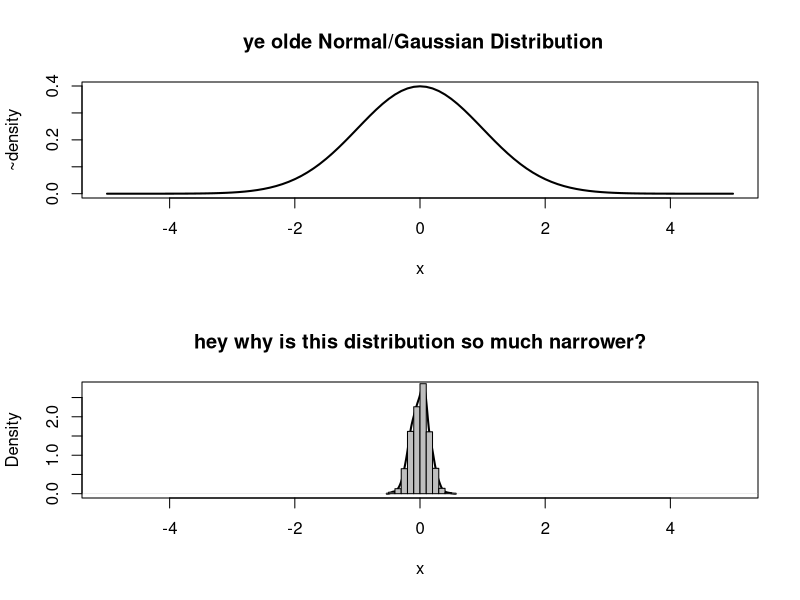
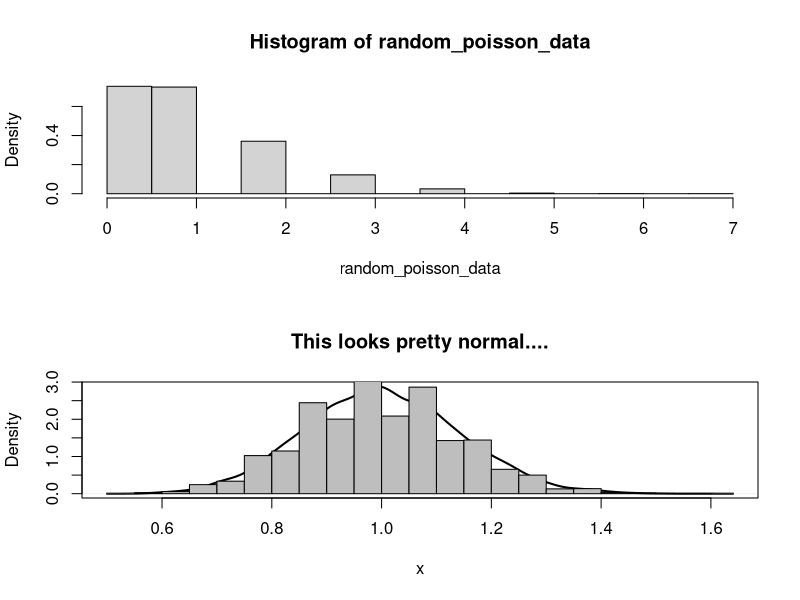
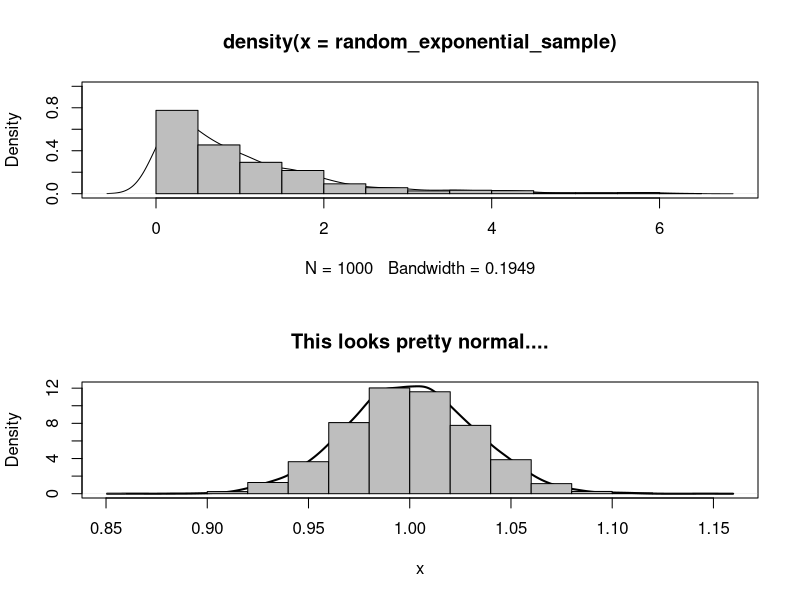

These charts were generated, in order, by the following R code:
# Illustrating the central limit theorem

# Let's look at the quote from Vasihsth and Broe (2010) again:

#"Provided the sample size is large enough, the sampling distribution 
#  of the sample mean will be close to normal irrespective of what the 
#  population’s distribution looks like."


# What is this telling us?

# We are of course used to seeing a normal distribution of data...
par(mfrow=c(2,1))
curve(dnorm(x,mean=0, sd=1), -5,5, lwd=2, 
   ylab='~density', main=" ye olde Normal/Gaussian Distribution")

# So it is of no great surprise that if repeatedly generate samples from this distribution, calculate the sample means, and then draw a histogram of the sample means, we get another approximately normal distribution for the sample means.

random_normal_sample_means <- replicate(1000, expr=mean(rnorm(n=50, mean=0, sd=1)))

plot(density(random_normal_sample_means), xlim=c(-5,5), main="hey why is this distribution so much narrower?", lwd=2, xlab="x")
hist(random_normal_sample_means, add=T, col="grey", freq=F)


# Because it is the distribution of the sampling means!!!!




####### But what if our data does not look particularly normal? Here we try a poisson distribution (discrete, bounded by zero.)
par(mfrow=c(2,1))
random_poisson_data <- rpois(n=10000, lambda=1)
hist(random_poisson_data ,freq=F)


# What do we expect to see if we look at the sampling distribution of the means for this distribution?
random_poisson_sample_means <- replicate(10000, expr=mean(rpois(n=50, lambda=1)))

plot(density(random_poisson_sample_means),  main="This looks pretty normal....", lwd=2, xlab="x")
hist(random_poisson_sample_means, add=T, col="grey", freq=F)

# INdividually or in groups, play with this, you can try some other distributions (gamma, beta, binomial...), play with them and see what you get....

# We can also try exponential

par(mfrow=c(2,1))
random_exponential_sample <- rexp(1000, rate = 1)

plot(density(random_exponential_sample), ylim=c(0,1))
hist(random_exponential_sample, add=T, col="grey", freq=F)


random_exponential_sample_means <- replicate(10000, expr=mean(rexp(n=1000, rate =1)))

plot(density(random_exponential_sample_means ),  main="This looks pretty normal....", lwd=2, xlab="x")
hist(random_exponential_sample_means , add=T, col="grey", freq=F)